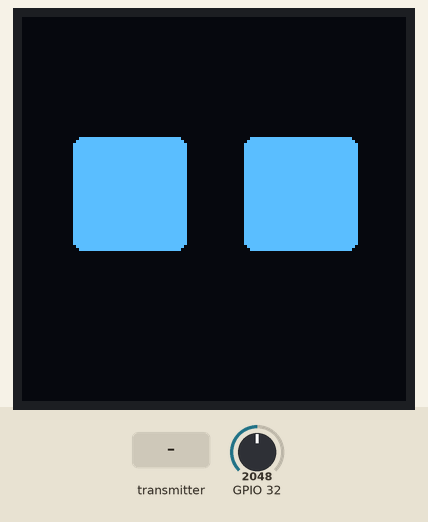
This program was run on a simulated ESP32. Shown: 128×128 one-colour display. Inputs (shaded band) come from the test bench; at power-on: GPIO 32 = 2048. What the program prints to the serial monitor is not drawn.

Above: at 2.2 s.
2.3 s: GPIO 32 set to 216
3.8 s: GPIO 32 set to 182
At 6.3 s:
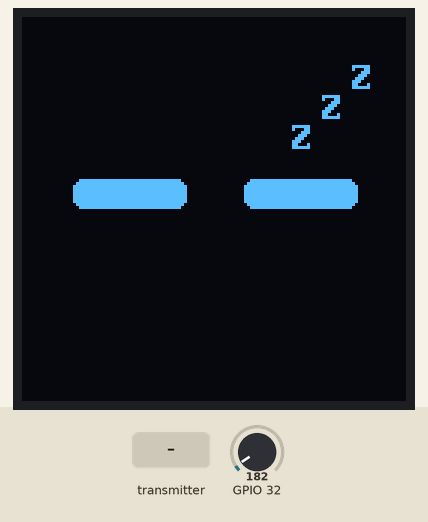
6.8 s: the transmitter starts sending state_button10 = 1
8.3 s: the transmitter starts sending state_button5 = 1
At 9.9 s:
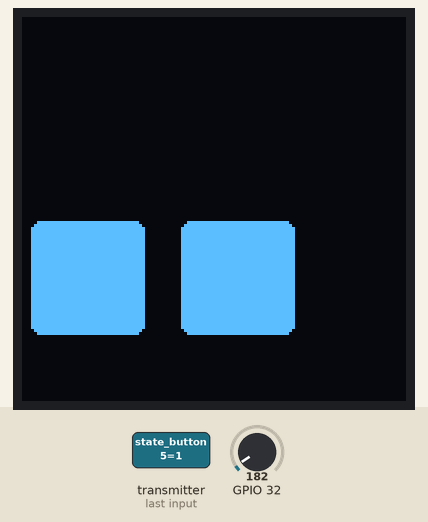
10.2 s: the transmitter starts sending state_button6 = 1
13.2 s: the transmitter starts sending state_button2 = 1
At 17.1 s:
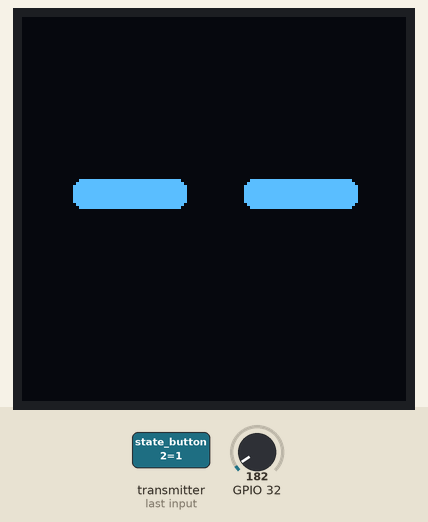
Timing chart, 0 to 17.9 s (numbered marks = the images above; inputs shaded):
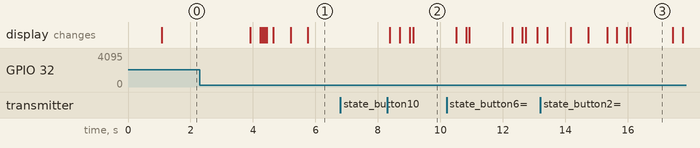

The program:

main.cpp
```cpp
#include <Arduino.h>
#include "OLED-Display/OLED-main/OLED-main.h"
#include "Sensors/Photoresistor/photoresistor.h"
#include "Connection/connection.h"

void setup() {
    Serial.begin(115200);
    delay(1000);
    OLEDsetup();
    connectionSetup();
    Serial.println(WiFi.macAddress());
}

void loop() {
    chooseFace();
    // printRes();
}
```

connection.cpp
```cpp
#include "connection.h"

Payload data;
int prev_button1, prev_button2, prev_button3, prev_button4, prev_button5,
prev_button6, prev_button7, prev_button8, prev_button9, prev_button10= 0;
bool toggleDeck = false;

void OnDataRecv(const uint8_t * mac, const uint8_t *incomingData, int len) {
    memcpy(&data, incomingData, sizeof(data));
    // Serial.print("Bytes empfangen: "); Serial.println(len);
    // Serial.print("Button1 "); Serial.print(data.state_button1);
    // Serial.print(" | Button2 "); Serial.print(data.state_button2);
    // Serial.print(" | Button3 "); Serial.print(data.state_button3);
    // Serial.print(" | Button4 "); Serial.print(data.state_button4);
    // Serial.print(" | Button5 "); Serial.print(data.state_button5);
    // Serial.println();
    // Serial.print("Button6 "); Serial.print(data.state_button6);
    // Serial.print(" | Button7 "); Serial.print(data.state_button7);
    // Serial.print(" | Button8 "); Serial.print(data.state_button8);
    // Serial.print(" | Button9 "); Serial.print(data.state_button9);
    // Serial.print(" | Button10 "); Serial.print(data.state_button10);
    // Serial.println();

    if (data.state_button10 && prev_button10 != data.state_button10) {
        toggleDeck = !toggleDeck;
        toggleTime = !toggleTime;
        Serial.print("Deck: "); Serial.print(toggleDeck);
        Serial.print(" | ");
        Serial.print("Time: "); Serial.print(toggleTime);
        Serial.println();
    }
    else if (toggleDeck) {
        if (data.state_button1 && prev_button1 != data.state_button1 ) {
            normal();
        }
        else if (data.state_button2 && prev_button2 != data.state_button2) {
            blink();
        }
        else if (data.state_button3 && prev_button3 != data.state_button3 ) {
            watchLeft();
        }
        else if (data.state_button4 && prev_button4 != data.state_button4) {
            watchRight();
        }
        else if (data.state_button5 && prev_button5 != data.state_button5) {
            observe();
        }
        else if (data.state_button6 && prev_button6 != data.state_button6) {
            sleep();
        }
        else if (data.state_button7 && prev_button7 != data.state_button7) {
            if (asleep) {
                wakeUp();
            }
        }
    }

    prev_button1 = data.state_button1;
    prev_button2 = data.state_button2;
    prev_button3 = data.state_button3;
    prev_button4 = data.state_button4;
    prev_button5 = data.state_button5;
    prev_button6 = data.state_button6;
    prev_button7 = data.state_button7;
    prev_button8 = data.state_button8;
    prev_button9 = data.state_button9;
    prev_button10 = data.state_button10;
}


void connectionSetup() {
    Serial.begin(115200);
    WiFi.mode(WIFI_STA); // WLAN im Stations-Modus starten
    if (esp_now_init() != ESP_OK) {
        Serial.println("Fehler beim Starten von ESP-NOW");
        return;
    }
    esp_now_register_recv_cb(OnDataRecv);
}
```

connection.h
```cpp
#pragma once
#include "Arduino.h"
#include "OLED-Display/OLED-faces/faces.h"
#include <esp_now.h>
#include <WiFi.h>

#ifndef DESK_ROBOT_CODE_CONNECTION_H
#define DESK_ROBOT_CODE_CONNECTION_H

struct Payload {
    int state_button1;
    int state_button2;
    int state_button3;
    int state_button4;
    int state_button5;
    int state_button6;
    int state_button7;
    int state_button8;
    int state_button9;

    int state_button10;
    uint8_t status;
};

extern int prev_button1, prev_button2, prev_button3, prev_button4, prev_button5,
prev_button6, prev_button7, prev_button8 , prev_button9, prev_button10;
extern bool toggleDeck;

extern Payload data;

void OnDataRecv(const uint8_t * mac, const uint8_t *incomingData, int len);
void connectionSetup();

#endif //DESK_ROBOT_CODE_CONNECTION_H
```

faces.cpp
```cpp
#include "faces.h"

void normal()
{
  u8g2.clearBuffer();
  u8g2.drawRBox(17, 40, 38, 38, 3);
  u8g2.drawRBox(74, 40, 38, 38, 3);
  u8g2.sendBuffer();
}

void blink()
{
  blinkClose();
  delay(1000);
  blinkOpen();
}

void sleep()
{
  asleep = true;
  blinkClose();
  for (int i = 0 ; i < 3; i++)
  {
    u8g2.drawStr(90 + 10 * i, 44 - 10 * i, "Z");
    u8g2.sendBuffer();
    delay(500);
  }
}

void wakeUp()
{
  asleep = false;
  u8g2.setDrawColor(2);
  for (int i = 0 ; i < 3; i++)
  {
    u8g2.drawStr(110 - 10 * i, 24 + 10 * i, "Z");
    u8g2.sendBuffer();
    delay(500);
  }
  u8g2.setDrawColor(1);
  blinkOpen();
}

void watchLeft()
{
  for (int i = 0; i < 15; i++)
  {
    u8g2.clearBuffer();
    u8g2.drawRBox(17 - i, 40, 38, 38, 3);
    u8g2.drawRBox(74 - 1.5* i, 40, 38, 38, 3);
    delay(2);
    u8g2.sendBuffer();
  }
  delay(1000);
  for (int i = 0; i < 15; i++)
  {
    u8g2.clearBuffer();
    u8g2.drawRBox(3 + i, 40, 38, 38, 3);
    u8g2.drawRBox(53 + 1.5* i, 40, 38, 38, 3);
    delay(2);
    u8g2.sendBuffer();
  }
}

void watchRight()
{
  for (int i = 0; i < 15; i++)
  {
    u8g2.clearBuffer();
    u8g2.drawRBox(17 + 1.5 * i, 40, 38, 38, 3);
    u8g2.drawRBox(74 + i, 40, 38, 38, 3);
    delay(2);
    u8g2.sendBuffer();
  }
  delay(1000);
  for (int i = 0; i < 15; i++)
  {
    u8g2.clearBuffer();
    u8g2.drawRBox(38 - 1.5*i, 40, 38, 38, 3);
    u8g2.drawRBox(88 - i, 40, 38, 38, 3);
    delay(2);
    u8g2.sendBuffer();
  }
}

void observe()
{
  for (int i = 0; i < 15; i++)
  {
    u8g2.clearBuffer();
    u8g2.drawRBox(17 - i, 40 + 2*i, 38, 38, 3);
    u8g2.drawRBox(74 - 1.5* i, 40 + 2*i, 38, 38, 3);
    delay(2);
    u8g2.sendBuffer();
  }

  delay(1000);

  for (int i = 0; i < 15; i++)
  {
    u8g2.clearBuffer();
    u8g2.drawRBox(3 + 2*i, 68, 38, 38, 3);
    u8g2.drawRBox(53 + 2*i, 68, 38, 38, 3);
    delay(2);
    u8g2.sendBuffer();
  }

  delay(1000);

  for (int i = 0; i < 15; i++)
  {
    u8g2.clearBuffer();
    u8g2.drawRBox(31 - i, 68 - 2*i, 38, 38, 3);
    u8g2.drawRBox(81 - 0.5*i, 68 - 2*i, 38, 38, 3);
    delay(2);
    u8g2.sendBuffer();
  }

}

void blinkClose()
{
  for (int i = 0; i < 15; i++)
  {
    u8g2.clearBuffer();
    u8g2.drawRBox(17, 40 + i, 38, 38 - 2*i, 3);
    u8g2.drawRBox(74, 40 + i, 38, 38 - 2*i, 3);
    delay(2);
    u8g2.sendBuffer();
  }
}

void blinkOpen()
{
  for (int i = 0; i < 15; i++)
  {
    u8g2.clearBuffer();
    u8g2.drawRBox(17, 54 - i, 38, 10 + 2*i, 3);
    u8g2.drawRBox(74, 54 - i, 38, 10 + 2*i, 3);
    delay(1);
    u8g2.sendBuffer();
  }
}
```

faces.h
```cpp
#pragma once
#include <Arduino.h>
#include <U8g2lib.h>
#include "../OLED-variables/OLED-variables.h"

#ifndef CLIONPROJECTS_FACES_H
#define CLIONPROJECTS_FACES_H

void normal();
void blink();
void sleep();
void wakeUp();
void watchLeft();
void watchRight();
void observe();
void blinkClose();
void blinkOpen();

#endif //CLIONPROJECTS_FACES_H
```

OLED-main.cpp
```cpp
#include "OLED-main.h"

void chooseFace()
{
    unsigned long now = millis();

    // Solange die Augen geschlossen sind, keine anderen Animationen starten
    if (toggleTime) {
        if (asleep) {
            if (giveRes() > 200) {
                wakeUp();
            }
            return;
        }

        // Schlafen hat Vorrang vor allen anderen Animationen
        if (giveRes() < 200) {
            sleep();
            return;
        }

        if (now - lastWatchLeft >= WATCH_LEFT_INTERVAL) {
            watchLeft();
            lastWatchLeft = now;
        }

        if (now - lastWatchRight >= WATCH_RIGHT_INTERVAL) {
            watchRight();
            lastWatchRight = now;
        }

        if (now - lastObserve >= OBSERVE_INTERVAL) {
            observe();
            lastObserve = now;
        }

        if (now - lastBlink >= BLINK_INTERVAL) {
            blink();
            lastBlink = now;
        }
    }
}

void OLEDsetup()
{
    while (!u8g2.begin());

    u8g2.setDisplayRotation(U8G2_R0);
    u8g2.setFont(u8g2_font_ncenB08_tr);
    u8g2.setDrawColor(1);

    unsigned long now = millis();
    lastBlink      = now;
    lastWatchLeft  = now;
    lastWatchRight = now - 2UL * 60UL * 1000UL; // 2 Minuten Versatz
    lastObserve    = now - 4UL * 60UL * 1000UL; // 4 Minuten Versatz
    normal();
}
```

OLED-main.h
```cpp
#pragma once
#include <Arduino.h>
#include <U8g2lib.h>
#include "../OLED-faces/faces.h"
#include "../OLED-variables/OLED-variables.h"
#include "Sensors/Photoresistor/photoresistor.h"

#ifndef CLIONPROJECTS_OLED_MAIN_H
#define CLIONPROJECTS_OLED_MAIN_H

void chooseFace();
void OLEDsetup();

#endif //CLIONPROJECTS_OLED_MAIN_H
```

OLED-variables.cpp
```cpp
#include "OLED-variables.h"

U8G2_SH1107_PIMORONI_128X128_F_HW_I2C u8g2(U8G2_R0, U8X8_PIN_NONE);

const unsigned long BLINK_INTERVAL       = 30UL * 1000UL;         // ca. 30 Sekunden
const unsigned long WATCH_LEFT_INTERVAL  = 10UL * 60UL * 500UL;  // 5 Minuten
const unsigned long WATCH_RIGHT_INTERVAL = 10UL * 60UL * 500UL;  // 5 Minuten
const unsigned long OBSERVE_INTERVAL     = 10UL * 60UL * 500UL;  // 5 Minuten

unsigned long lastBlink;
unsigned long lastWatchLeft;
unsigned long lastWatchRight;
unsigned long lastObserve;

bool asleep = false;
bool toggleTime = true;
```

OLED-variables.h
```cpp
#pragma once
#include <Arduino.h>
#include <U8g2lib.h>

#ifndef CLIONPROJECTS_OLED_VARIABLES_H
#define CLIONPROJECTS_OLED_VARIABLES_H

extern U8G2_SH1107_PIMORONI_128X128_F_HW_I2C u8g2;

extern const unsigned long BLINK_INTERVAL;
extern const unsigned long WATCH_LEFT_INTERVAL;
extern const unsigned long WATCH_RIGHT_INTERVAL;
extern const unsigned long OBSERVE_INTERVAL;

extern unsigned long lastBlink;
extern unsigned long lastWatchLeft;
extern unsigned long lastWatchRight;
extern unsigned long lastObserve;

extern bool asleep;
extern bool toggleTime;

#endif //CLIONPROJECTS_OLED_VARIABLES_H
```

power.cpp
```cpp
#include "power.h"
```

power.h
```cpp
#pragma once
#include "Arduino.h"

#ifndef DESK_ROBOT_CODE_POWER_H
#define DESK_ROBOT_CODE_POWER_H

#endif //DESK_ROBOT_CODE_POWER_H
```

photoresistor.cpp
```cpp
#include "photoresistor.h"

void printRes() {
    int resistance = analogRead(32);
    Serial.println(resistance);
}

int giveRes() {
    int resistance = analogRead(32);
    return resistance;
}
```

photoresistor.h
```cpp
#pragma once
#include <Arduino.h>

#ifndef DESK_ROBOT_CODE_PHOTORESISTOR_H
#define DESK_ROBOT_CODE_PHOTORESISTOR_H

void printRes();
int giveRes();

#endif //DESK_ROBOT_CODE_PHOTORESISTOR_H
```

Measured:
- the behaviour switches between 200 and 199 on GPIO 32 (found by bisection; images 0 and 1)
- after the input at 2.3 s, every drawn part: stays the same
- after the input at 3.8 s, the display: first changes after 0.11 s (image 1 shows a later state)
- after the input at 6.8 s, every drawn part: stays the same
- after the input at 8.3 s, the display: first changes after 0.09 s (image 2 shows a later state)
